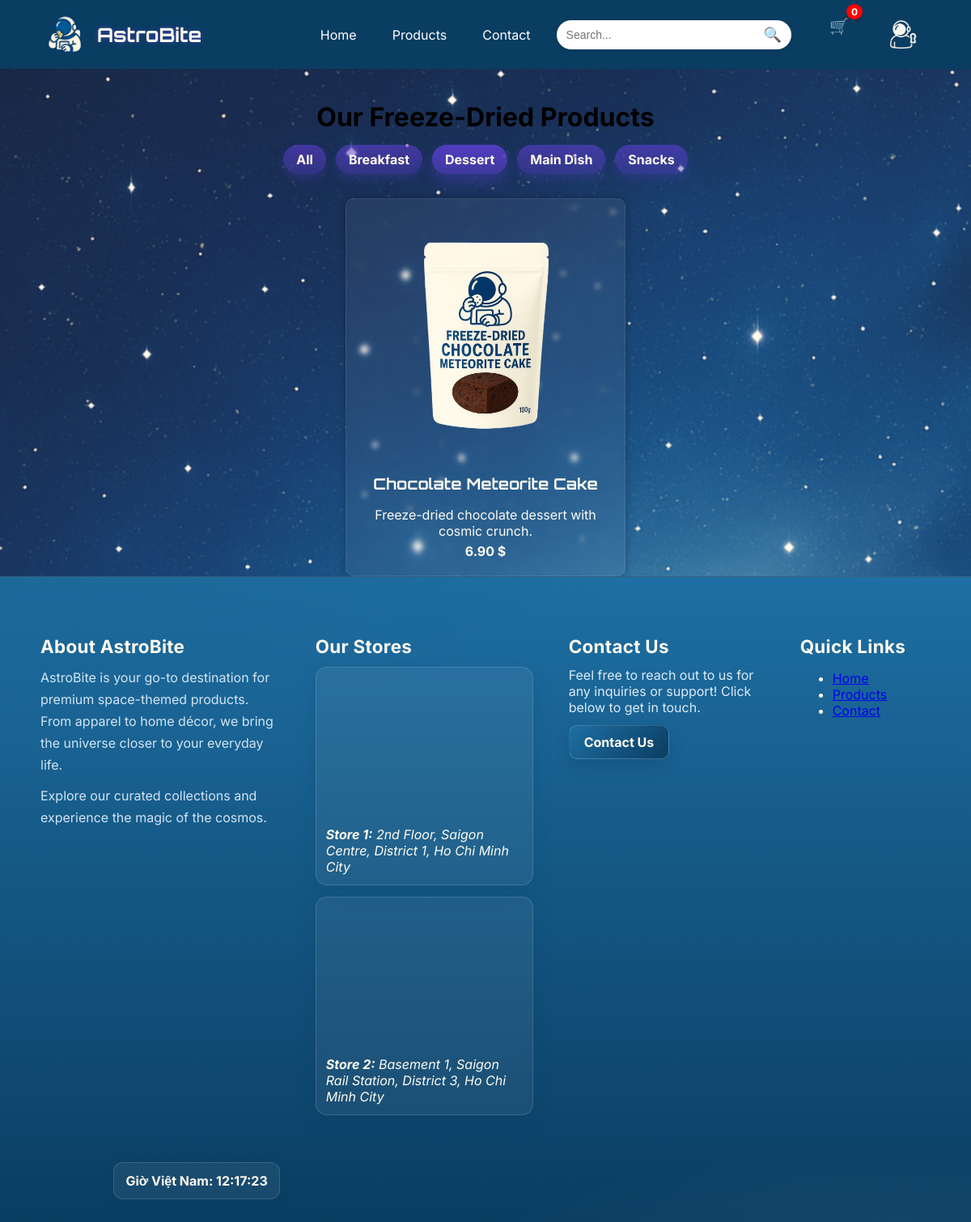
The app's page /products.php?category_id=4 with its own data.
### tables this page shows
CREATE TABLE IF NOT EXISTS categories (
  `category_id` INT AUTO_INCREMENT PRIMARY KEY,
  `name` VARCHAR(100) NOT NULL UNIQUE COMMENT 'e.g., Main Dish',
  `parent_id` INT NULL COMMENT 'Parent category',
  `created_at` TIMESTAMP NOT NULL DEFAULT CURRENT_TIMESTAMP,
  `updated_at` TIMESTAMP NOT NULL DEFAULT CURRENT_TIMESTAMP ON UPDATE CURRENT_TIMESTAMP,
  CONSTRAINT `fk_categories_parent`
    FOREIGN KEY (`parent_id`) REFERENCES `categories`(`category_id`)
    ON DELETE SET NULL
);

CREATE TABLE IF NOT EXISTS products (
  `product_id` INT AUTO_INCREMENT PRIMARY KEY,
  `name` VARCHAR(255) NOT NULL COMMENT 'Used for search',
  `description` TEXT NULL,
  `price` DECIMAL(10,2) NOT NULL COMMENT 'Unit price',
  `category_id` INT NOT NULL,
  `image1` VARCHAR(255) NULL COMMENT 'Main product image',
  `image2` VARCHAR(255) NULL COMMENT 'Secondary image for carousel/hover',

   
  `meta_title` VARCHAR(70) NULL,
  `meta_description` VARCHAR(160) NULL,
  `image1_alt` VARCHAR(255) NULL,
  `image2_alt` VARCHAR(255) NULL,

  `created_at` TIMESTAMP NOT NULL DEFAULT CURRENT_TIMESTAMP,
  `updated_at` TIMESTAMP NOT NULL DEFAULT CURRENT_TIMESTAMP ON UPDATE CURRENT_TIMESTAMP,

  CONSTRAINT `fk_products_category`
    FOREIGN KEY (`category_id`) REFERENCES `categories`(`category_id`),
  CONSTRAINT `chk_products_price_nonneg` CHECK (`price` >= 0)
);

### products.php (the view, shortened to what this page needs)
<?php
include 'includes/db.php';
include 'includes/header.php';
$q     = isset($_GET['q']) ? trim((string)$_GET['q']) : '';
$hasQ  = ($q !== '');
$categoryStmt = $pdo->query("
  SELECT category_id, name
  FROM categories
  ORDER BY name
");
$categories = $categoryStmt->fetchAll(PDO::FETCH_ASSOC);
$selectedCategory = isset($_GET['category_id']) && is_numeric($_GET['category_id'])
  ? (int)$_GET['category_id']
  : null;
if ($selectedCategory) {
  $sql = "
    SELECT
      p.product_id, p.name, p.description, p.price, p.image1, p.image2,
      c.name AS category_name,
      COALESCE(SUM(CASE WHEN s.location_code='D1' THEN i.quantity END),0) AS stock_d1,
      COALESCE(SUM(CASE WHEN s.location_code='D3' THEN i.quantity END),0) AS stock_d3
    FROM products p
    JOIN categories c ON c.category_id = p.category_id
    LEFT JOIN inventory i ON i.product_id = p.product_id
    LEFT JOIN stores s    ON s.store_id = i.store_id
    WHERE p.category_id = ?
    " . ($hasQ ? " AND p.name LIKE ? " : "") . "
    GROUP BY p.product_id, p.name, p.description, p.price, p.image1, p.image2, c.name
    ORDER BY p.product_id
  ";
  $params = [$selectedCategory];
  $stmt = $pdo->prepare($sql);
  $stmt->execute($params);
}
$products = $stmt->fetchAll(PDO::FETCH_ASSOC);
?>
<main class="container">
  <div class="products-header">
    <h1>Our Freeze-Dried Products</h1>
    <nav class="category-menu">
      <a
        href="products.php<?= $hasQ ? ('?q=' . urlencode($q)) : '' ?>"
        class="<?= $selectedCategory === null ? 'active' : '' ?>"
      >All</a>
      <?php foreach ($categories as $cat): ?>
        <a
          href="products.php?category_id=<?= (int)$cat['category_id'] ?><?= $hasQ ? ('&q=' . urlencode($q)) : '' ?>"
          class="<?= ($selectedCategory === (int)$cat['category_id']) ? 'active' : '' ?>"
        >
          <?= htmlspecialchars($cat['name']) ?>
        </a>
      <?php endforeach; ?>
    </nav>
  </div>
  <?php if (empty($products)): ?>
    <p>No products found.</p>
  <?php else: ?>
    <div class="product-grid">
      <?php foreach ($products as $product): ?>
        <a href="product.php?id=<?= (int)$product['product_id'] ?>" class="product-card-link">
          <div class="product-card">
            <div class="image-wrapper">
              <img src="<?= htmlspecialchars($product['image1']) ?>" alt="<?= htmlspecialchars($product['name']) ?>" class="product-img main-img" loading="lazy">
            </div>
            <h2><?= htmlspecialchars($product['name']) ?></h2>
            <p><?= htmlspecialchars($product['description']) ?></p>
            <p><strong><?= number_format((float)$product['price'], 2) ?> $</strong></p>
          </div>
        </a>
      <?php endforeach; ?>
    </div>
  <?php endif; ?>
</main>
<?php include 'includes/footer.php'; ?>

### assets/css/style.css (style rules this page uses)
:root { --color-dark: #0A3D62; --color-medium: #1E6FA3; --color-light: #DCEBF7; --color-accent: #FFFAEF; --color-white: #ffffff; }
body { margin: 0; padding: 0; font-family: 'Inter', Arial, sans-serif; color: var(--space-text); background: var(--space-bg) fixed no-repeat; background-size: cover; position: relative; }
body::before { content: ""; position: fixed; inset: 0; background: url('../images/galaxy-background.png') center/cover no-repeat; opacity: 0.9; z-index: -2; }
body::after { content: ""; position: fixed; inset: 0; background: radial-gradient(2px 2px at 20% 30%, rgba(255,255,255,0.9) 40%, transparent 41%), radial-gradient(1.5px 1.5px at 60% 70%, rgba(255,255,255,0.8) 40%, transparent 41%), radial-gradient(1.8px 1.8px at 80% 20%, rgba(255,255,255,0.8) 40%, transparent 41%), radial-gradient(1.3px 1.3px at 35% 85%, rgba(255,255,255,0.8) 40%, transparent 41%); animation: twinkle 6s infinite ease-in-out alternate; opacity: 0.4; z-index: -1; }
.container { max-width: 1100px; margin: 0 auto; padding: 0 20px; }
.products-header { text-align: center; margin: 40px auto 30px auto; }
.products-header h1 { font-size: 2rem; margin-bottom: 15px; }
.category-menu { margin-bottom: 30px; display: flex; flex-wrap: wrap; gap: 12px; justify-content: center; }
.category-menu a { padding: 8px 16px; background: linear-gradient(180deg, rgba(93,63,211,0.6), rgba(93,63,211,0.35)); color: var(--color-accent); border-radius: 20px; text-decoration: none; font-weight: bold; transition: 0.3s, box-shadow 0.3s; box-shadow: 0 6px 12px rgba(93,63,211,0.25); }
.category-menu a:hover, .category-menu a.active { background: linear-gradient(180deg, rgba(93,63,211,0.85), rgba(93,63,211,0.55)); box-shadow: 0 10px 18px rgba(93,63,211,0.35); }
.product-grid { display: flex; flex-wrap: wrap; gap: 20px; justify-content: center; }
.product-card-link { display: block; width: calc(33.333% - 20px); text-decoration: none; color: inherit; }
.product-card { background: rgba(255,255,255,0.06); border-radius: 10px; padding: 15px; box-shadow: 0 0 10px rgba(0,0,0,0.25); text-align: center; height: 100%; box-sizing: border-box; backdrop-filter: blur(3px); border: 1px solid rgba(255,255,255,0.08); transition: transform 0.15s ease, box-shadow 0.2s ease; }
.image-wrapper { position: relative; width: 100%; aspect-ratio: 1/1; overflow: hidden; }
.image-wrapper img { position: absolute; width: 100%; height: 100%; object-fit: contain; top: 0; left: 0; transition: opacity 0.3s ease-in-out; }
.product-card h2 { font-size: 1.2rem; margin-top: 10px; color: var(--color-accent); font-family: 'Orbitron', 'Audiowide', sans-serif; }
.product-card p { margin: 5px 0; color: var(--color-accent); }

### records on screen
categories: name "Breakfast"
categories: name "Dessert"
categories: name "Main Dish"
categories: name "Snacks"
products: image1 (picture), name "Chocolate Meteorite Cake", description "Freeze-dried chocolate dessert with cosmic crunch.", price "6.90"
